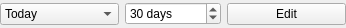
<?xml version="1.0" encoding="UTF-8"?>
<ui version="4.0">
 <class>QSOFilterDateRangeEdit</class>
 <widget class="QWidget" name="QSOFilterDateRangeEdit">
  <property name="geometry">
   <rect>
    <x>0</x>
    <y>0</y>
    <width>346</width>
    <height>28</height>
   </rect>
  </property>
  <property name="sizePolicy">
   <sizepolicy hsizetype="Preferred" vsizetype="Fixed">
    <horstretch>0</horstretch>
    <verstretch>0</verstretch>
   </sizepolicy>
  </property>
  <property name="toolTip">
   <string>Calendar days in UTC. The first and last day are included.
This week and This month run through today.</string>
  </property>
  <layout class="QHBoxLayout" name="horizontalLayout">
   <property name="leftMargin">
    <number>0</number>
   </property>
   <property name="topMargin">
    <number>0</number>
   </property>
   <property name="rightMargin">
    <number>0</number>
   </property>
   <property name="bottomMargin">
    <number>0</number>
   </property>
   <item>
    <widget class="QComboBox" name="periodPreset">
     <property name="sizePolicy">
      <sizepolicy hsizetype="Minimum" vsizetype="Fixed">
       <horstretch>0</horstretch>
       <verstretch>0</verstretch>
      </sizepolicy>
     </property>
     <property name="sizeAdjustPolicy">
      <enum>QComboBox::AdjustToContents</enum>
     </property>
     <item>
      <property name="text">
       <string>Today</string>
      </property>
     </item>
     <item>
      <property name="text">
       <string>Yesterday</string>
      </property>
     </item>
     <item>
      <property name="text">
       <string>Last N days</string>
      </property>
     </item>
     <item>
      <property name="text">
       <string>This week</string>
      </property>
     </item>
     <item>
      <property name="text">
       <string>This month</string>
      </property>
     </item>
     <item>
      <property name="text">
       <string>This year</string>
      </property>
     </item>
     <item>
      <property name="text">
       <string>Custom period</string>
      </property>
     </item>
    </widget>
   </item>
   <item>
    <widget class="QSpinBox" name="periodDays">
     <property name="sizePolicy">
      <sizepolicy hsizetype="Maximum" vsizetype="Fixed">
       <horstretch>0</horstretch>
       <verstretch>0</verstretch>
      </sizepolicy>
     </property>
     <property name="suffix">
      <string> days</string>
     </property>
     <property name="minimum">
      <number>1</number>
     </property>
     <property name="maximum">
      <number>365000</number>
     </property>
     <property name="value">
      <number>30</number>
     </property>
    </widget>
   </item>
   <item>
    <widget class="QPushButton" name="customPeriodButton">
     <property name="text">
      <string>Edit</string>
     </property>
    </widget>
   </item>
  </layout>
 </widget>
 <resources/>
 <connections/>
</ui>
